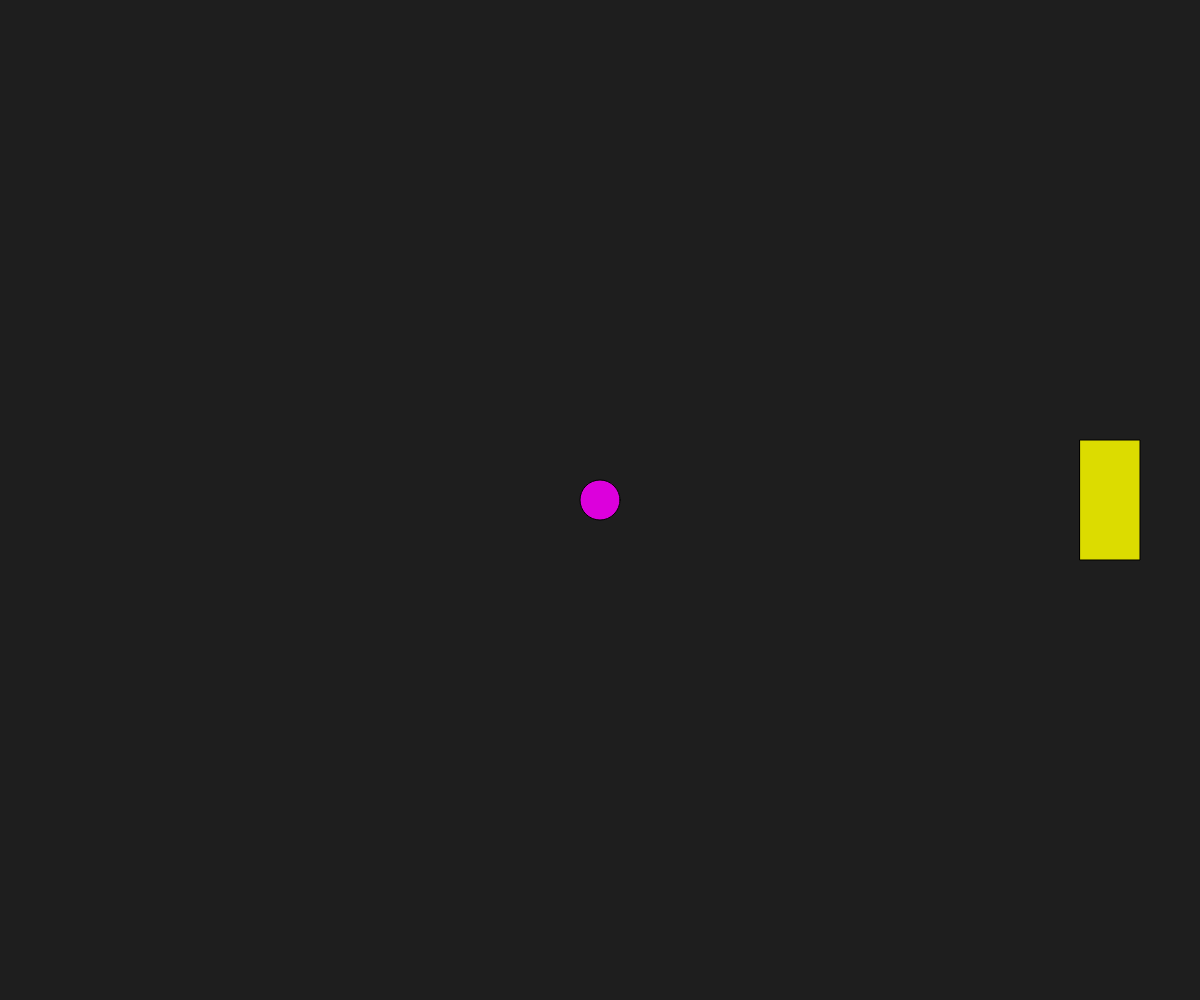
Frame 1 (no input)
Frame 60 (no input): identical to frame 1, image omitted
Frame 120 (the mouse pressed at the canvas centre since frame 60): identical to frame 1, image omitted

The p5.js sketch that drew this single still picture (run headless with seeded random() and noise() and a simulated clock; from frame 60 on, the mouse is pressed at the canvas centre):

// p5.js sketch
// ── sketch.js
// constants to set the canvas size to the size of the window
const canvasWidth = window.innerWidth
const canvasHeight = window.innerHeight
// variables for the ball
let ballX = canvasWidth/2
let ballY = canvasHeight/2
let ballSize = canvasWidth/30
let ballColor = [220, 0, 220]
let ballSpeed = 10
// variables for the goal
let goalSize = canvasWidth/20
let goalX = canvasWidth - canvasWidth/10
let goalY = canvasHeight/2 - goalSize
let goalColor = [220,220,0]


function setup(){
    createCanvas(canvasWidth, canvasHeight)

}

function draw(){
    background(30)
    // now we have some functions (below) that draw our characters!
    drawGoal(goalX, goalY, goalSize, goalColor)
    drawCharacter(ballX, ballY, ballSize, ballColor)


    // can you make a function that checks if the ball has reached its target????


}

function keyPressed(){
    console.log(key)
    if(key === 'd'){
        ballX+=ballSpeed
    }
    // now make it go other directions when other keys are pressed
}

// notice how we define the parameters and then use them in the function
// so the names are different than they are when we call the function in our draw loop
// we can call the parameters anything we want but we have to use the right parameter
// names in our function body
function drawGoal(x, y, size, col){
    fill(col)
    rect(x,y, size, size * 2)
}

function drawCharacter(x, y, size, col){
    fill(col)
    ellipse(x, y, size)
}



// function makeCharacter(x,y,size,color){
//     return{
//         x:x,
//         y:y,
//         size:size,
//         color: color
//     }
// }
